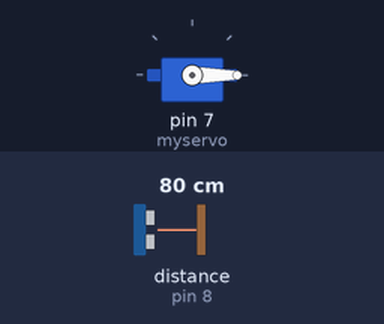
Simulated run of this sketch. Board: Arduino Uno, built with avr-gcc and run on an emulated ATmega328P. On the bench: servo. Wiring (inferred from the names in the program): ultrasonic range finder: trigger pin 9; echo pin 8. Inputs (shaded band) come from the test bench; at power-on: distance to the obstacle (sensor on pin 8) 80 cm. The echo pulse lasts 58.3 µs per cm.

Above: at 1.2 s.
1.3 s: distance to the obstacle (sensor on pin 8) set to 13 cm
2.8 s: distance to the obstacle (sensor on pin 8) set to 10 cm
At 4.0 s:
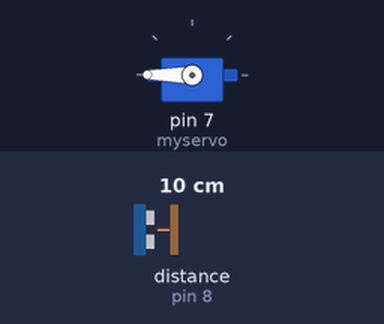
4.3 s: distance to the obstacle (sensor on pin 8) set to 18 cm
At 5.1 s:
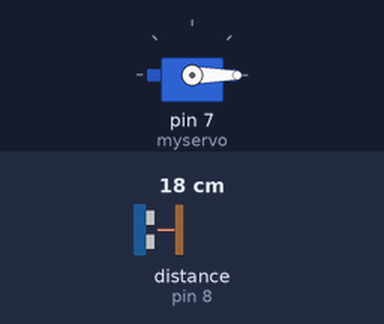
5.8 s: distance to the obstacle (sensor on pin 8) set to 2 cm
At 6.2 s:
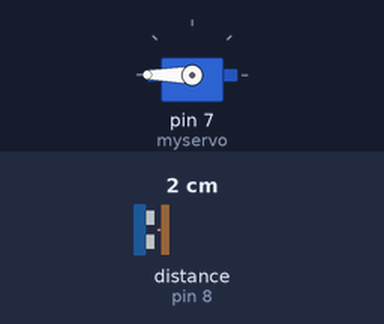
Timing chart, 0 to 8.3 s (numbered marks = the images above; inputs shaded):
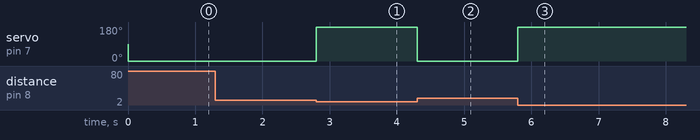

Measured:
- the behaviour switches between 12 and 11 cm on distance to the obstacle (sensor on pin 8) (found by bisection; images 0 and 1)
- after the input at 1.3 s, every drawn part: stays the same
- after the input at 2.8 s, servo on pin 7 (myservo): 0° → 180° at once
- after the input at 4.3 s, servo on pin 7 (myservo): 180° → 0° at once
- after the input at 5.8 s, servo on pin 7 (myservo): 0° → 180° at once

The sketch:

main_program.ino
```cpp
#include <Servo.h>
Servo myservo;// create servo object to control servo

int trigPin = 9;//ultrasonic trig on pin 9
int echoPin = 8;//ultrasonic echo on pin 8
long distance;
long duration;

void setup()
{
myservo.attach(7);//attach servo on pin 7 to the servo object
 pinMode(trigPin, OUTPUT);//sets echopin as an output
 pinMode(echoPin, INPUT);//sets echopin as an input
 Serial.begin(9600); //start serial communication
}

void loop() {
  ultra();
  myservo.write(0);//set servo to an initial 0 degrees
  if(distance <= 10){
  myservo.write(180);// set servo to 180 degrees
  }
}

void ultra(){
  digitalWrite(trigPin, LOW);
  delayMicroseconds(4);
  digitalWrite(trigPin, HIGH);//set trigpin on high for 10 micro seconds
  delayMicroseconds(10);
  digitalWrite(trigPin, LOW);//set trigpin on low
  duration = pulseIn(echoPin, HIGH); //echo pin is read and returns to sound wave travel time in micro seconds
  distance = duration*0.034/2;
  }
```
